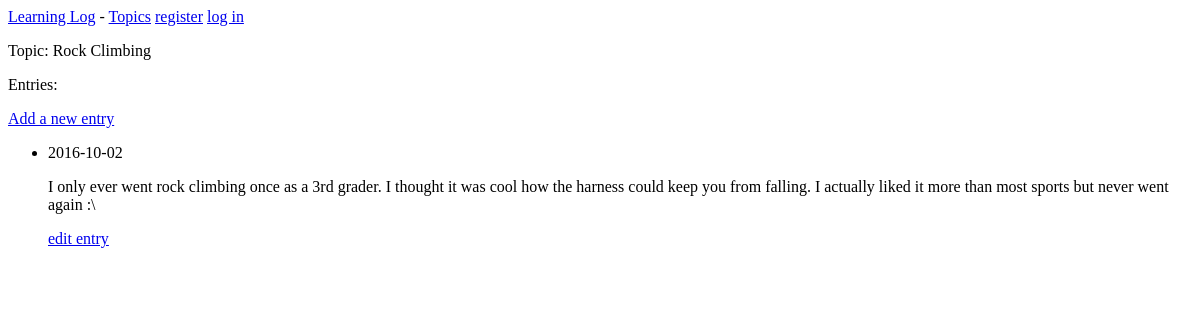
The page /topics/2/ on the database as committed earlier.
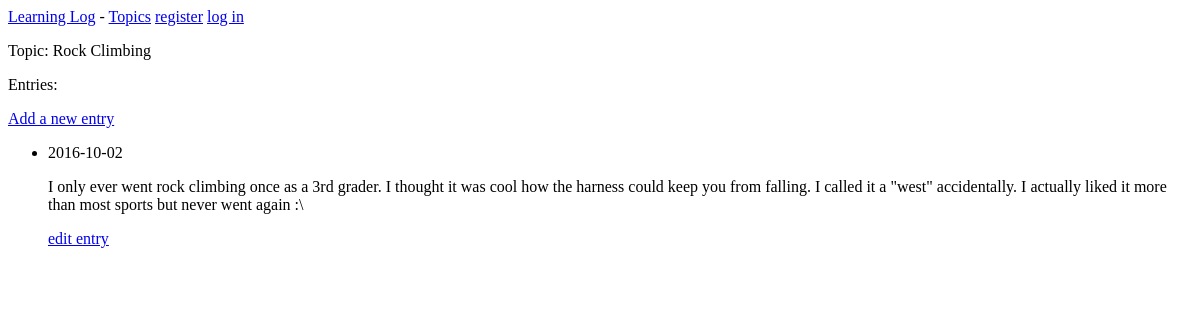
The same page on the database as committed later.
### learning_logs/models.py (models this page shows, shortened)
class Entry(models.Model):
    topic = models.ForeignKey(Topic)
    text = models.TextField()
    date_added = models.DateTimeField(auto_now_add=True)
    class Meta:
        verbose_name_plural = 'entries'

### learning_logs/views.py (the view)
# urls.py: url(r'^topics/(?P<topic_id>\d+)/$', views.topic, name='topic'),
def topic(request, topic_id):
    topic = Topic.objects.get(id=topic_id)
    entries = topic.entry_set.order_by('-date_added')
    context = {'topic': topic, 'entries': entries}
    return render(request, 'learning_logs/topic.html', context)

### learning_logs/models.py (called while the page is built)
    def __str__(self):
        return self.text

### learning_logs/templates/learning_logs/topic.html
{% extends 'learning_logs/base.html' %}
{% block content %}
		<p>Topic: {{ topic }}</p>
		<p>Entries:</p>
		<p>
				<a href="{% url 'learning_logs:new_entry' topic.id %}">Add a new entry</a>
		</p>
		<ul>
				{% for entry in entries %}
				<li>
						<p>{{ entry.date_added | date:"Y-m-d" }}</p>
						<p>{{ entry.text|linebreaks }}</p>
						<p>
								<a href="{% url 'learning_logs:edit_entry' entry.id %}">edit entry</a>
						</p>
				</li>
				{% empty %}
				<li>There are no entries for this topic yet.</li>
				{% endfor %}
		</ul>
{% endblock content %}

Rows that differ between the two databases and show on the page:
changed Entry: text "…you from falling. I actually liked it more…" → "…you from falling. I called it a \"west\" accidentally. I actually liked it more…"
